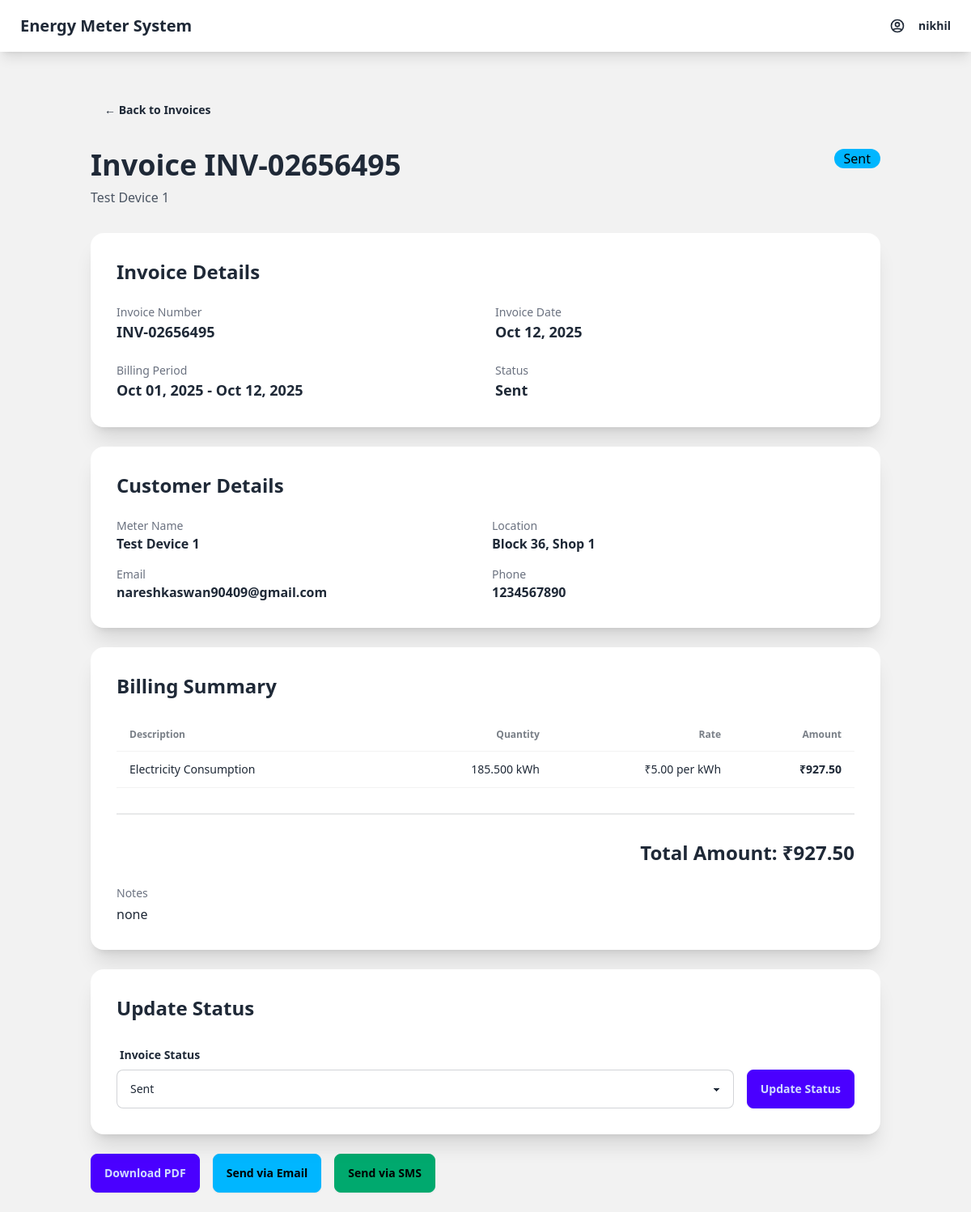
Screenshot of /billing/invoice/2/ (signed in) with the database file from the repository.
### billing/models.py (models this page shows, shortened)
class Invoice(models.Model):
    STATUS_CHOICES = [
        ('draft', 'Draft'),
        ('sent', 'Sent'),
        ('paid', 'Paid'),
        ('overdue', 'Overdue'),
    ]
    meter = models.ForeignKey(Meter, on_delete=models.CASCADE, related_name='invoices')
    invoice_number = models.CharField(max_length=50, unique=True)
    billing_period_start = models.DateField()
    billing_period_end = models.DateField()
    total_kwh = models.DecimalField(max_digits=10, decimal_places=3)
    rate_per_kwh = models.DecimalField(max_digits=6, decimal_places=2)
    total_amount = models.DecimalField(max_digits=10, decimal_places=2)
    status = models.CharField(max_length=20, choices=STATUS_CHOICES, default='draft')
    created_at = models.DateTimeField(default=timezone.now)
    sent_at = models.DateTimeField(null=True, blank=True)
    notes = models.TextField(blank=True)
    class Meta:
        ordering = ['-created_at']

### meters/models.py (models this page shows, shortened)
class Meter(models.Model):
    device_id = models.CharField(max_length=100, unique=True)
    name = models.CharField(max_length=200)
    is_active = models.BooleanField(default=True)
    location = models.CharField(max_length=300, blank=True)
    contact_email = models.EmailField(blank=True)
    contact_phone = models.CharField(max_length=20, blank=True)
    description = models.TextField(blank=True)
    created_at = models.DateTimeField(default=timezone.now)
    updated_at = models.DateTimeField(auto_now=True)

### billing/views.py (the view)
# urls.py: path('invoice/<int:invoice_id>/', views.invoice_detail, name='invoice_detail'),
@login_required
def invoice_detail(request, invoice_id):
    invoice = get_object_or_404(Invoice, id=invoice_id)
    context = {
        'invoice': invoice,
    }
    return render(request, 'billing/invoice_detail.html', context)

### billing/templates/billing/invoice_detail.html (shortened to what this page needs)
{% extends 'dashboard/base.html' %}
{% block content %}
<div class="container mx-auto p-6">
    <div class="mb-6">
        <a href="{% url 'billing:meter_invoices' invoice.meter.id %}" class="btn btn-ghost">
            ← Back to Invoices
        </a>
    </div>
    <div class="flex justify-between items-start mb-8">
        <div>
            <h1 class="text-4xl font-bold mb-2">Invoice {{ invoice.invoice_number }}</h1>
            <p class="text-gray-600">{{ invoice.meter.name }}</p>
        </div>
        <div>
            {% if invoice.status == 'paid' %}
                <span class="badge badge-success badge-lg">Paid</span>
            {% elif invoice.status == 'sent' %}
                <span class="badge badge-info badge-lg">Sent</span>
            {% elif invoice.status == 'overdue' %}
                <span class="badge badge-error badge-lg">Overdue</span>
            {% else %}
                <span class="badge badge-warning badge-lg">Draft</span>
            {% endif %}
        </div>
    </div>
    <div class="card bg-base-100 shadow-xl mb-6">
        <div class="card-body">
            <h2 class="card-title text-2xl mb-4">Invoice Details</h2>
            <div class="grid grid-cols-1 md:grid-cols-2 gap-6">
                <div>
                    <p class="text-sm text-gray-500">Invoice Number</p>
                    <p class="font-semibold text-lg">{{ invoice.invoice_number }}</p>
                </div>
                <div>
                    <p class="text-sm text-gray-500">Invoice Date</p>
                    <p class="font-semibold text-lg">{{ invoice.created_at|date:"M d, Y" }}</p>
                </div>
                <div>
                    <p class="text-sm text-gray-500">Billing Period</p>
                    <p class="font-semibold text-lg">
                        {{ invoice.billing_period_start|date:"M d, Y" }} - {{ invoice.billing_period_end|date:"M d, Y" }}
                    </p>
                </div>
                <div>
                    <p class="text-sm text-gray-500">Status</p>
                    <p class="font-semibold text-lg">{{ invoice.get_status_display }}</p>
                </div>
            </div>
        </div>
    </div>
    <div class="card bg-base-100 shadow-xl mb-6">
        <div class="card-body">
            <h2 class="card-title text-2xl mb-4">Customer Details</h2>
            <div class="grid grid-cols-1 md:grid-cols-2 gap-4">
                <div>
                    <p class="text-sm text-gray-500">Meter Name</p>
                    <p class="font-semibold">{{ invoice.meter.name }}</p>
                </div>
                <div>
                    <p class="text-sm text-gray-500">Location</p>
                    <p class="font-semibold">{{ invoice.meter.location|default:"N/A" }}</p>
                </div>
                <div>
                    <p class="text-sm text-gray-500">Email</p>
                    <p class="font-semibold">{{ invoice.meter.contact_email|default:"N/A" }}</p>
                </div>
                <div>
                    <p class="text-sm text-gray-500">Phone</p>
                    <p class="font-semibold">{{ invoice.meter.contact_phone|default:"N/A" }}</p>
                </div>
            </div>
        </div>
    </div>
    <div class="card bg-base-100 shadow-xl mb-6">
        <div class="card-body">
            <h2 class="card-title text-2xl mb-4">Billing Summary</h2>
            <div class="overflow-x-auto">
                <table class="table">
                    <thead>
                        <tr>
                            <th>Description</th>
                            <th class="text-right">Quantity</th>
                            <th class="text-right">Rate</th>
                            <th class="text-right">Amount</th>
                        </tr>
                    </thead>
                    <tbody>
                        <tr>
                            <td>Electricity Consumption</td>
                            <td class="text-right">{{ invoice.total_kwh }} kWh</td>
                            <td class="text-right">₹{{ invoice.rate_per_kwh }} per kWh</td>
                            <td class="text-right font-semibold">₹{{ invoice.total_amount }}</td>
                        </tr>
                    </tbody>
                </table>
            </div>
            <div class="divider"></div>
            <div class="flex justify-end">
                <div class="text-right">
                    <p class="text-2xl font-bold">Total Amount: ₹{{ invoice.total_amount }}</p>
                </div>
            </div>
            {% if invoice.notes %}
            <div class="mt-4">
                <p class="text-sm text-gray-500">Notes</p>
                <p class="mt-1">{{ invoice.notes }}</p>
            </div>
            {% endif %}
        </div>
    </div>
    <div class="card bg-base-100 shadow-xl mb-6">
        <div class="card-body">
            <h2 class="card-title text-2xl mb-4">Update Status</h2>
            <form method="POST" action="{% url 'billing:update_status' invoice.id %}">
                <div class="flex gap-4 items-end">
                    <div class="form-control flex-1">
                        <label class="label">
                            <span class="label-text font-semibold">Invoice Status</span>
                        </label>
                        <select name="status" class="select select-bordered">
                            <option value="sent" {% if invoice.status == 'sent' %}selected{% endif %}>Sent</option>
                        </select>
                    </div>
                    <button type="submit" class="btn btn-primary">Update Status</button>
                </div>
            </form>
        </div>
    </div>
    <div class="flex gap-4">
        <a href="{% url 'billing:download_pdf' invoice.id %}" class="btn btn-primary">Download PDF</a>
        <a href="{% url 'billing:send_email' invoice.id %}" class="btn btn-info">Send via Email</a>
        <a href="{% url 'billing:send_sms' invoice.id %}" class="btn btn-success">Send via SMS</a>
    </div>
</div>
{% endblock %}

### dashboard/templates/dashboard/base.html (shortened to what this page needs)
<!DOCTYPE html>
<html lang="en" data-theme="light">
<head>
    <link href="https://cdn.jsdelivr.net/npm/daisyui@4.4.19/dist/full.min.css" rel="stylesheet" type="text/css" />
    <script src="https://cdn.tailwindcss.com"></script>
</head>
<body class="bg-base-200">
    <div class="navbar bg-base-100 shadow-lg mb-6">
        <div class="flex-1">
            <a href="{% url 'dashboard:home' %}" class="btn btn-ghost normal-case text-xl">
                Energy Meter System
            </a>
        </div>
        <div class="flex-none">
            {% if user.is_authenticated %}
                <div class="dropdown dropdown-end">
                    <label tabindex="0" class="btn btn-ghost">
                        <span class="ml-2">{{ user.username }}</span>
                    </label>
                </div>
            {% endif %}
        </div>
    </div>
    {% block content %}
    {% endblock %}
</body>
</html>

### rows the page displays
Invoice: invoice_number "INV-02656495", meter.name "Test Device 1", created_at "Oct 12, 2025", billing_period_start "Oct 01, 2025", billing_period_end "Oct 12, 2025", status "Sent", meter.location "Block 36, Shop 1", meter.contact_email "nareshkaswan90409@gmail.com", meter.contact_phone "1234567890", total_kwh "185.500", rate_per_kwh "5.00", total_amount "927.50", notes "none"

### other values shown
{{ user.username }} "nikhil"
